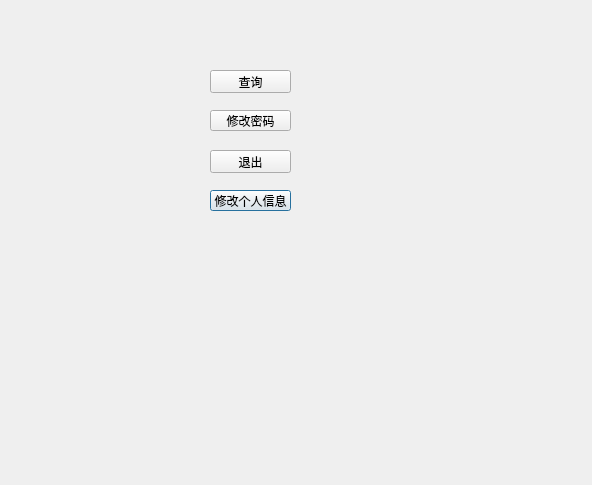
<?xml version="1.0" encoding="UTF-8"?>
<ui version="4.0">
 <class>Dialog</class>
 <widget class="QDialog" name="Dialog">
  <property name="geometry">
   <rect>
    <x>0</x>
    <y>0</y>
    <width>592</width>
    <height>485</height>
   </rect>
  </property>
  <property name="windowTitle">
   <string>Dialog</string>
  </property>
  <widget class="QPushButton" name="infoButton">
   <property name="geometry">
    <rect>
     <x>210</x>
     <y>190</y>
     <width>81</width>
     <height>21</height>
    </rect>
   </property>
   <property name="text">
    <string>修改个人信息</string>
   </property>
  </widget>
  <widget class="QPushButton" name="serachButton">
   <property name="geometry">
    <rect>
     <x>210</x>
     <y>70</y>
     <width>81</width>
     <height>23</height>
    </rect>
   </property>
   <property name="text">
    <string>查询</string>
   </property>
  </widget>
  <widget class="QPushButton" name="exitButton">
   <property name="geometry">
    <rect>
     <x>210</x>
     <y>150</y>
     <width>81</width>
     <height>23</height>
    </rect>
   </property>
   <property name="text">
    <string>退出</string>
   </property>
  </widget>
  <widget class="QPushButton" name="bookButton">
   <property name="geometry">
    <rect>
     <x>210</x>
     <y>110</y>
     <width>81</width>
     <height>21</height>
    </rect>
   </property>
   <property name="text">
    <string>修改密码</string>
   </property>
  </widget>
 </widget>
 <resources/>
 <connections>
  <connection>
   <sender>exitButton</sender>
   <signal>clicked()</signal>
   <receiver>Dialog</receiver>
   <slot>close()</slot>
   <hints>
    <hint type="sourcelabel">
     <x>250</x>
     <y>161</y>
    </hint>
    <hint type="destinationlabel">
     <x>171</x>
     <y>123</y>
    </hint>
   </hints>
  </connection>
 </connections>
</ui>
